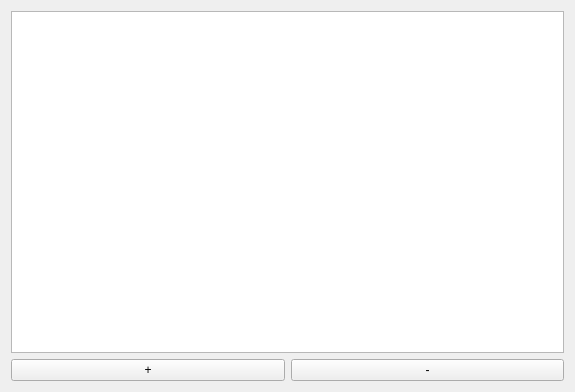
<?xml version="1.0" encoding="UTF-8"?>
<ui version="4.0">
 <class>MapoPorFunkcio</class>
 <widget class="QWidget" name="MapoPorFunkcio">
  <property name="geometry">
   <rect>
    <x>0</x>
    <y>0</y>
    <width>575</width>
    <height>392</height>
   </rect>
  </property>
  <property name="windowTitle">
   <string>Уровни целевой функции</string>
  </property>
  <layout class="QGridLayout" name="gridLayout">
   <item row="0" column="0" colspan="2">
    <widget class="QGraphicsView" name="grphVw">
     <property name="cursor" stdset="0">
      <cursorShape>OpenHandCursor</cursorShape>
     </property>
     <property name="dragMode">
      <enum>QGraphicsView::ScrollHandDrag</enum>
     </property>
    </widget>
   </item>
   <item row="1" column="0">
    <widget class="QPushButton" name="PligrandigiBtn">
     <property name="text">
      <string>+</string>
     </property>
    </widget>
   </item>
   <item row="1" column="1">
    <widget class="QPushButton" name="MalpliigiBtn">
     <property name="text">
      <string>-</string>
     </property>
    </widget>
   </item>
  </layout>
 </widget>
 <resources/>
 <connections/>
</ui>
